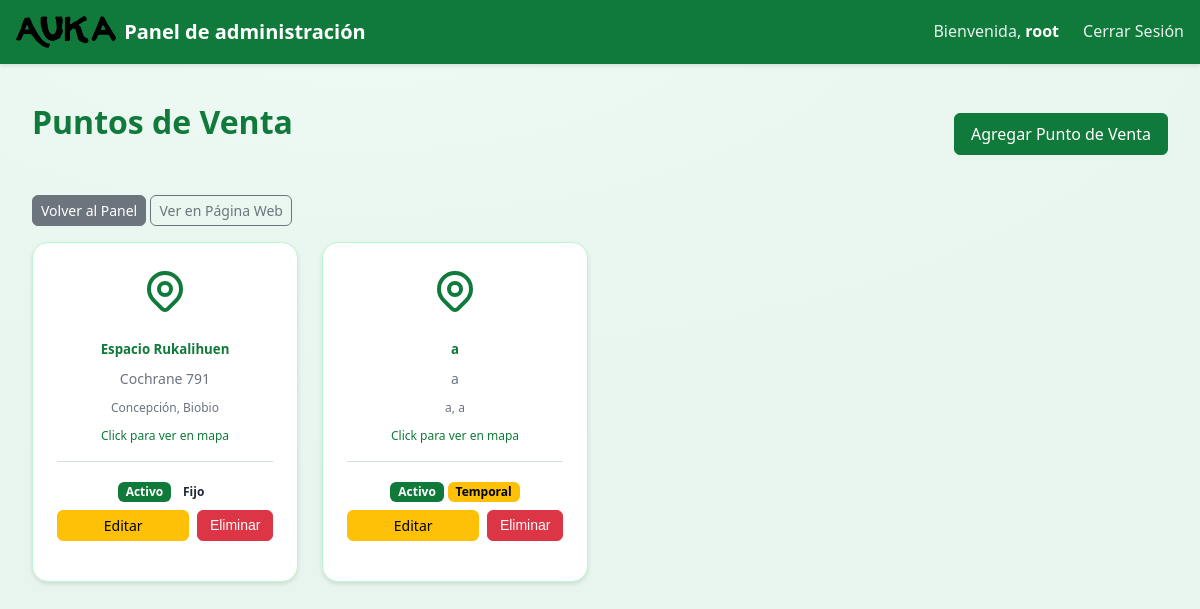
Screenshot of /panel/puntos-venta/ (signed in) with the database file from the repository.
### panel/models.py (models this page shows, shortened)
class PuntoVenta(models.Model):
    TIPO_CHOICES = [
        ('fijo', 'Fijo'),
        ('temporal', 'Temporal'),
    ]
    """Lugares donde se venden los productos AUKA."""
    nombre = models.CharField(max_length=150)
    direccion = models.CharField(max_length=255)
    ciudad = models.CharField(max_length=100, blank=True)
    region = models.CharField(max_length=100, blank=True)
    horario = models.CharField(max_length=200, blank=True)
    telefono = models.CharField(max_length=30, blank=True)
    link_mapa = models.URLField(blank=True, help_text="Link a Google Maps (opcional)")
    activo = models.BooleanField(default=True)
    tipo = models.CharField(max_length=10, choices=TIPO_CHOICES, default='fijo', help_text="Fijo: se muestra en el footer. Temporal: solo en la página 'Quiénes somos'")

### panel/views.py (the view)
# urls.py: path('puntos-venta/', views.lista_puntos_venta, name='lista_puntos_venta'),
@login_required
def lista_puntos_venta(request):
    puntos = PuntoVenta.objects.all()
    return render(request, 'institucional/puntos_venta.html', {'puntos': puntos})

### panel/context_processors.py (called while the page is built)
def puntos_venta_context(request):
    try:
        puntos_venta = PuntoVenta.objects.filter(activo=True)
        try:
            puntos_venta = puntos_venta.filter(tipo='fijo')
        except (FieldError, AttributeError):
            pass
        puntos_venta = puntos_venta.order_by('nombre')
        return {
            'puntos_venta': puntos_venta
        }
    except Exception as e:
        return {
            'puntos_venta': []
        }

### panel/templates/institucional/puntos_venta.html (shortened to what this page needs)
{% extends 'base_panel.html' %}
{% block content %}
<div class="container">
    <div class="d-flex justify-content-between align-items-center mb-4">
        <h1>Puntos de Venta</h1>
        <a href="{% url 'agregar_punto_venta' %}" class="btn btn-success">
            Agregar Punto de Venta
        </a>
    </div>
    <div class="mb-3">
        <a href="{% url 'inicio_admin' %}" class="btn btn-secondary btn-sm">Volver al Panel</a>
        <a href="/quienes-somos/" class="btn btn-outline-secondary btn-sm" target="_blank">Ver en Página Web</a>
    </div>
    {% if puntos %}
        <div class="row">
                {% for punto in puntos %}
            <div class="col-md-3 mb-4">
                <div class="card h-100 text-center" style="border: 1px solid #bbf7d0; border-radius: 1rem; padding: 1.5rem; transition: all 0.3s; cursor: pointer;"
                     {% if punto.link_mapa %}onclick="window.open('{{ punto.link_mapa }}', '_blank')"{% endif %}>
                    <h5 class="text-success mb-2 fw-semibold">{{ punto.nombre }}</h5>
                    <p class="text-muted small mb-2">{{ punto.direccion }}</p>
                    {% if punto.ciudad %}
                    <p class="text-muted" style="font-size: 0.75rem;">{{ punto.ciudad }}{% if punto.region %}, {{ punto.region }}{% endif %}</p>
                    {% endif %}
                    {% if punto.link_mapa %}
                    <p class="text-success" style="font-size: 0.75rem; margin-top: 0.5rem;">Click para ver en mapa</p>
                        {% endif %}
                    <div class="mt-3 pt-3 border-top">
                        <span class="badge {% if punto.activo %}bg-success{% else %}bg-danger{% endif %} mb-2">
                            {% if punto.activo %}Activo{% else %}Inactivo{% endif %}
                        </span>
                        <span class="badge {% if punto.tipo == 'fijo' %}bg-primary{% else %}bg-warning{% endif %} mb-2">
                            {% if punto.tipo == 'fijo' %}Fijo{% else %}Temporal{% endif %}
                        </span>
                        <div class="d-flex gap-2">
                            <a href="{% url 'editar_punto_venta' punto.pk %}" class="btn btn-warning btn-sm flex-fill" onclick="event.stopPropagation();">
                                Editar
                            </a>
                        <form method="post" action="{% url 'eliminar_punto_venta' punto.pk %}"
                                  style="flex: 1; margin: 0;"
                                  onsubmit="return confirm('¿Seguro que quieres eliminar este punto de venta?');"
                                  onclick="event.stopPropagation();">
                                <button type="submit" class="btn btn-danger btn-sm w-100">
                                    Eliminar
                                </button>
                        </form>
                        </div>
                    </div>
                </div>
            </div>
                {% endfor %}
        </div>
    {% endif %}
</div>
{% endblock %}

### panel/templates/base_panel.html (shortened to what this page needs)
{% load static %}
<!DOCTYPE html>
<html lang="es">
<head>
</head>
<body>
    <nav class="navbar">
        <div class="navbar-content">
            <a class="navbar-brand" href="{% url 'inicio_admin' %}">
                <img src="{% static 'img/logo.png' %}" alt="AUKA">
                Panel de administración
            </a>
            <div class="navbar-nav">
                <span class="navbar-text">
                    Bienvenida, <strong>{{ user.username }}</strong>
                </span>
                <a class="nav-link" href="{% url 'logout' %}">Cerrar Sesión</a>
            </div>
        </div>
    </nav>
    <main>
        <div class="container">
            {% block content %}
            {% endblock %}
        </div>
    </main>
</body>
</html>

### panel/templates/base_panel.html (style rules this page uses)
* { margin: 0; padding: 0; box-sizing: border-box; }
:root { --green: #0f7a3a; --green-dark: #0a5d2a; --green-light: #bbf7d0; --green-bg: #f0fdf4; --text: #1f2937; --text-muted: #6b7280; --border: rgba(15, 122, 58, 0.2); --shadow: 0 2px 4px rgba(0, 0, 0, 0.1); }
body { font-family: system-ui, -apple-system, BlinkMacSystemFont, "Segoe UI", Roboto, sans-serif; background: radial-gradient(1200px 500px at 30% 0%, #eefaf3 0%, #eaf7f0 45%, #e7f5ee 100%); color: var(--text); line-height: 1.6; min-height: 100vh; }
.container { max-width: 1200px; margin: 0 auto; padding: 0 1rem; }
.navbar { background-color: var(--green); padding: 1rem 0; box-shadow: 0 2px 4px rgba(0, 0, 0, 0.1); }
.navbar-content { max-width: 1200px; margin: 0 auto; padding: 0 1rem; display: flex; justify-content: space-between; align-items: center; }
.navbar-brand { color: white; font-weight: 600; font-size: 1.25rem; text-decoration: none; display: flex; align-items: center; gap: 0.5rem; }
.navbar-brand img { height: 32px; }
.navbar-nav { display: flex; align-items: center; gap: 1.5rem; }
.navbar-text { color: rgba(255, 255, 255, 0.9); font-weight: 500; }
.navbar-text strong { color: white; }
.nav-link { color: rgba(255, 255, 255, 0.9); text-decoration: none; font-weight: 500; transition: color 0.2s ease; }
main { padding: 2rem 0; min-height: calc(100vh - 80px); }
.row { display: flex; flex-wrap: wrap; margin: 0 -0.75rem; }
.col-md-3, .col-md-4, .col-md-6, .col-md-8, .col-12 { padding: 0 0.75rem; flex: 0 0 auto; }
.col-md-3 { width: 25%; }
h1 { color: var(--green); font-weight: 600; font-size: 2rem; margin-bottom: 1.5rem; }
h3, h4, h5, h6 { color: var(--text); font-weight: 600; margin-bottom: 0.5rem; }
.btn { display: inline-block; padding: 0.5rem 1rem; border: 1px solid transparent; border-radius: 0.375rem; font-weight: 500; text-decoration: none; text-align: center; cursor: pointer; transition: all 0.2s ease; font-size: 1rem; line-height: 1.5; }
.btn-success { background-color: var(--green); border-color: var(--green); color: white; }
.btn-secondary { background-color: #6c757d; border-color: #6c757d; color: white; }
.btn-outline-secondary { background-color: transparent; border-color: #6c757d; color: #6c757d; }
.btn-warning { background-color: #ffc107; border-color: #ffc107; color: #000; }
.btn-danger { background-color: #dc3545; border-color: #dc3545; color: white; }
.btn-sm { padding: 0.25rem 0.5rem; font-size: 0.875rem; }
.card { background: white; border: 1px solid rgba(0, 0, 0, 0.125); border-radius: 0.375rem; box-shadow: var(--shadow); margin-bottom: 1rem; }
.d-flex { display: flex; }
.justify-content-between { justify-content: space-between; }
.align-items-center { align-items: center; }
.flex-fill { flex: 1 1 auto; }
.text-center { text-align: center; }
.mb-2 { margin-bottom: 0.5rem; }
.mb-3 { margin-bottom: 1rem; }
.mb-4 { margin-bottom: 1.5rem; }
.mt-3 { margin-top: 1rem; }
.pt-3 { padding-top: 1rem; }
.text-success { color: var(--green); }
.text-muted { color: var(--text-muted); }
.fw-semibold { font-weight: 600; }
.small { font-size: 0.875rem; }
.badge { display: inline-block; padding: 0.35em 0.65em; font-size: 0.75em; font-weight: 700; line-height: 1; text-align: center; white-space: nowrap; vertical-align: baseline; border-radius: 0.375rem; }
.bg-success { background-color: var(--green); color: white; }
.bg-warning { background-color: #ffc107; color: #000; }
.h-100 { height: 100%; }
.w-100 { width: 100%; }
.gap-2 { gap: 0.5rem; }
.border-top { border-top: 1px solid var(--border); }
a { color: var(--green); text-decoration: none; }
img { max-width: 100%; height: auto; }

### rows the page displays
PuntoVenta: nombre "Espacio Rukalihuen", direccion "Cochrane 791", ciudad "Concepción", region "Biobio", shows "Click para ver en mapa", activo "Activo", tipo "Fijo"
PuntoVenta: nombre "a", direccion "a", ciudad "a", region "a", shows "Click para ver en mapa", activo "Activo", tipo "Temporal"

### other values shown
{{ user.username }} "root"
